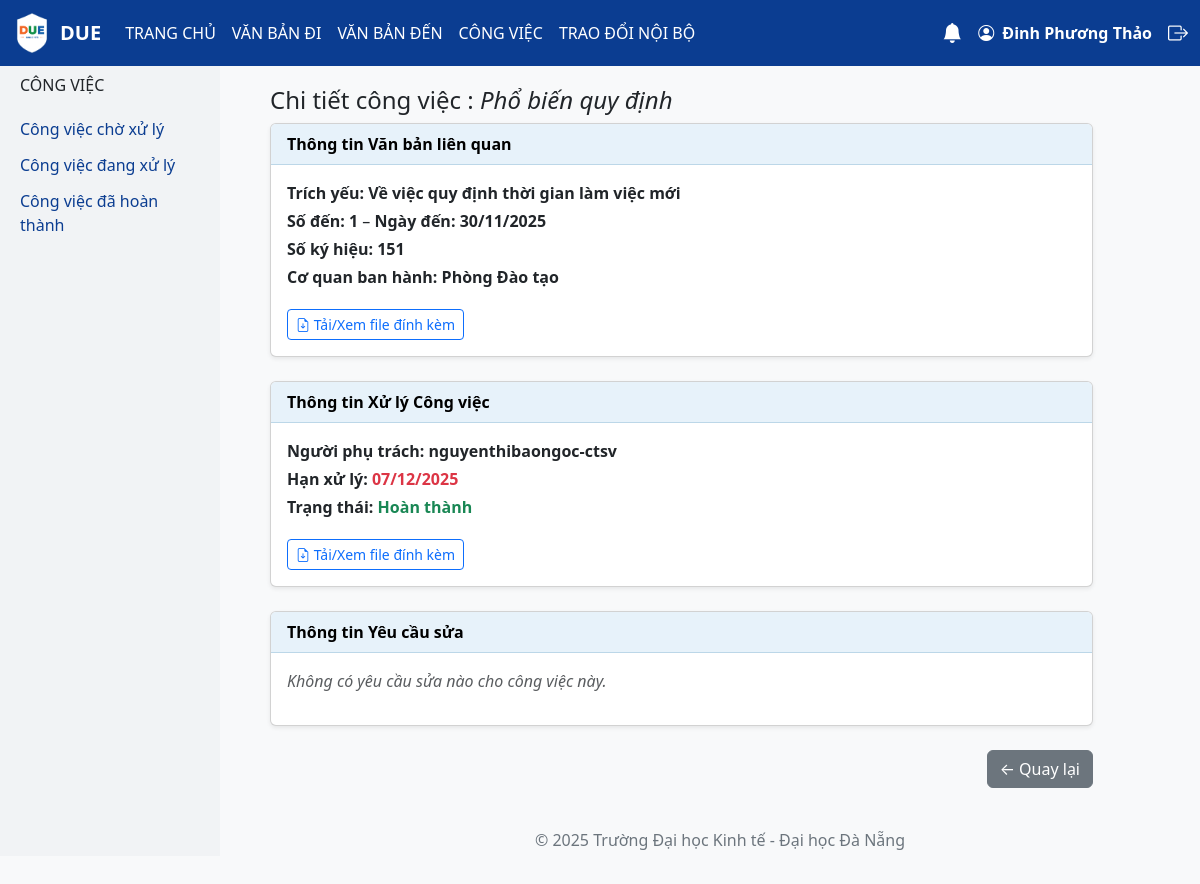
Screenshot of /cong_viec/1/ (signed in) with the database file from the repository.
### model_share/models.py (models this page shows, shortened)
class CongViec(models.Model):
    TRANG_THAI_CHOICES = [
        ("Chờ xử lý", "Chờ xử lý"),
        ("Đang xử lý", "Đang xử lý"),
        ("Yêu cầu sửa", "Yêu cầu sửa"),
        ("Chờ phê duyệt", "Chờ phê duyệt"),
        ("Hoàn thành", "Hoàn thành"),
    ]
    MaCV = models.AutoField(primary_key=True)
    TieuDe = models.CharField(max_length=255)
    MoTa = models.CharField(max_length=255, null=True, blank=True)
    NgayNhan = models.DateField()
    HanXuLy = models.DateField()
    TrangThai = models.CharField(max_length=100, choices=TRANG_THAI_CHOICES, default="Chờ xử lý")
    FileDinhKem = models.FileField(upload_to="cong_viec/", null=True, blank=True)
    NgayHoanThanh = models.DateTimeField(null=True, blank=True)
    MaVanBanDen = models.ForeignKey(VanBanDen, on_delete=models.CASCADE)
    NguoiXuLyChinh = models.ForeignKey(User, on_delete=models.CASCADE, null=True, blank=True)

class VanBanDen(models.Model):
    TRANG_THAI_CHOICES = [
        ("Đang xử lý", "Đang xử lý"),
        ("Chờ phê duyệt", "Chờ phê duyệt"),
        ("Chờ xử lý", "Chờ xử lý"),
    ]
    DO_KHAN_CHOICES = [
        ("Thường", "Thường"),
        ("Khẩn", "Khẩn"),
    ]
    DO_MAT_CHOICES = [
        ("Thường", "Thường"),
        ("Mật", "Mật"),
    ]
    MaVanBanDen = models.AutoField(primary_key=True)
    SoDen = models.IntegerField()
    NgayDen = models.DateField()
    SoKyHieu = models.CharField(max_length=255, unique=True)
    TrichYeu = models.CharField(max_length=255)
    CoQuanBanHanh = models.CharField(max_length=100)
    NguoiXuLyChinh = models.CharField(max_length=255, null=True, blank=True)
    NguoiXuLy = models.CharField(max_length=255, null=True, blank=True)
    user = models.ForeignKey(User, on_delete=models.CASCADE)
    HanXuLy = models.DateField(null=True, blank=True)
    LoaiVanBan = models.CharField(max_length=100)
    TrangThai = models.CharField(max_length=100, choices=TRANG_THAI_CHOICES, default="Chờ xử lý")
    DoKhan = models.CharField(max_length=50, choices=DO_KHAN_CHOICES, default="Thường")
    DoMat = models.CharField(max_length=50, choices=DO_MAT_CHOICES, default="Thường")
    NguoiKy = models.CharField(max_length=255)
    NguoiDuyet = models.CharField(max_length=255)
    NgayBanHanh = models.DateField(null=True, blank=True)
    FileDinhKem = models.FileField(upload_to='vanbanden/', null=True, blank=True)
    NguoiNhan = models.ForeignKey(
        User,
        on_delete=models.SET_NULL,
        null=True,
        blank=True,
        related_name="vanbanden_nhan"
    )
    van_ban_di_lien_quan = models.ForeignKey(
        'vanbandi.VanBanDi',
        on_delete=models.SET_NULL,
        null=True,
        blank=True
    )

### congviec/views.py (the view)
# urls.py: path('cong_viec/<int:ma_cv>/', views.cong_viec_detail, name='cong_viec_detail'),
@login_required(login_url='/accounts/login/')
def cong_viec_detail(request, ma_cv):
    cv = get_object_or_404(CongViec, MaCV=ma_cv)
    vanban = cv.MaVanBanDen
    yeu_cau_sua = YeuCauSua.objects.filter(CongViecLienQuan=cv)
    return render(request, 'congviec/cong_viec_detail.html', {
        'cv': cv,
        'vanban': vanban,
        'yeu_cau_sua': yeu_cau_sua,
    })

### congviec/context_processors.py (called while the page is built)
def notifications(request):
    if request.user.is_authenticated:
        unread_count = Notification.objects.filter(user=request.user, is_read=False).count()
        notifications = Notification.objects.filter(user=request.user).order_by('-created_at')[:5]
        return {'unread_count': unread_count, 'notifications': notifications}
    return {'unread_count': 0, 'notifications': []}

### congviec/templates/congviec/cong_viec_detail.html (shortened to what this page needs)
{% extends 'base.html' %}
{% block content %}
<div class="row">
    <div class="col-md-1 sidebar">
        <h6 class="text-uppercase mb-3">Công việc</h6>
        <a href="{% url 'cong_viec_cho_xu_ly' %}">Công việc chờ xử lý</a>
        <a href="{% url 'cong_viec_dang_xu_ly' %}">Công việc đang xử lý</a>
        <a href="{% url 'cong_viec_da_hoan_thanh' %}">Công việc đã hoàn thành</a>
    </div>
    <div class="col-md-11">
        <h4>Chi tiết công việc : <em>{{ cv.TieuDe }}</em></h4>
        <div class="card shadow-sm mb-4">
            <div class="card-header bg-custom-header text-dark fw-bold">
                Thông tin Văn bản liên quan
            </div>
            <div class="card-body">
                <p class="mb-1"><b>Trích yếu:</b> <span class="fw-semibold">{{ vanban.TrichYeu }}</span></p>
                <p class="mb-1"><b>Số đến:</b> <span class="fw-semibold">{{ vanban.SoDen }}</span> –
                <b>Ngày đến:</b> <span class="fw-semibold">{{ vanban.NgayDen|date:"d/m/Y" }}</span></p>
                <p class="mb-1"><b>Số ký hiệu:</b> <span class="fw-semibold">{{ vanban.SoKyHieu }}</span></p>
                <p class="mb-1"><b>Cơ quan ban hành:</b> <span class="fw-semibold">{{ vanban.CoQuanBanHanh }}</span></p>
                {% if vanban.FileDinhKem %}
                    <a href="{{ vanban.FileDinhKem.url }}" target="_blank" class="btn btn-outline-primary btn-sm mt-3">
                        <i class="bi bi-file-earmark-arrow-down"></i> Tải/Xem file đính kèm
                    </a>
                {% endif %}
            </div>
        </div>
        <div class="card shadow-sm mb-4">
            <div class="card-header bg-custom-header text-dark fw-bold">
                Thông tin Xử lý Công việc
            </div>
            <div class="card-body">
                <p class="mb-1"><b>Người phụ trách:</b> <span class="fw-semibold text-dark">{{ cv.NguoiXuLyChinh }}</span></p>
                <p class="mb-1"><b>Hạn xử lý:</b> <span class="fw-semibold text-danger">{{ cv.HanXuLy|date:"d/m/Y" }}</span></p>
                <p class="mb-1"><b>Trạng thái:</b> <span class="fw-semibold text-success">{{ cv.TrangThai }}</span></p>
                {% if cv.FileDinhKem %}
                    <a href="{{ cv.FileDinhKem.url }}" target="_blank" class="btn btn-outline-primary btn-sm mt-3">
                        <i class="bi bi-file-earmark-arrow-down"></i> Tải/Xem file đính kèm
                    </a>
                {% endif %}
            </div>
        </div>
        <div class="card shadow-sm mb-4">
            <div class="card-header bg-custom-header text-dark fw-bold">
                Thông tin Yêu cầu sửa
            </div>
            <div class="card-body">
                {% if yeu_cau_sua %}
                    {% for yc in yeu_cau_sua %}
                        <div class="border rounded p-3 mb-3 bg-light">
                            <h6 class="text-primary mb-2">{{ yc.TieuDe }}</h6>
                            <p class="mb-1"><b>Người yêu cầu:</b> {{ yc.NguoiYeuCau.username }}</p>
                            <p class="mb-1"><b>Ngày tạo:</b> {{ yc.NgayTao|date:"d/m/Y H:i" }}</p>
                            <p class="mb-2"><b>Nội dung:</b> {{ yc.NoiDung }}</p>
                            {% if yc.FileDinhKem %}
                                <a href="{{ yc.FileDinhKem.url }}" target="_blank" class="btn btn-outline-warning btn-sm">
                                    <i class="bi bi-file-earmark-arrow-down"></i> Xem file đính kèm
                                </a>
                            {% endif %}
                        </div>
                    {% endfor %}
                {% else %}
                    <p class="text-muted fst-italic">Không có yêu cầu sửa nào cho công việc này.</p>
                {% endif %}
            </div>
        </div>
        <div class="text-end mt-4">
            <a href="{% url 'cong_viec_cho_xu_ly' %}" class="btn btn-secondary">← Quay lại</a>
        </div>
    </div>
</div>
{% endblock %}

### templates/base.html (shortened to what this page needs)
<!DOCTYPE html>
<html lang="vi">
<head>
  <link href="https://cdn.jsdelivr.net/npm/bootstrap@5.3.0/dist/css/bootstrap.min.css" rel="stylesheet">
  <link href="https://cdn.jsdelivr.net/npm/bootstrap-icons@1.10.5/font/bootstrap-icons.css" rel="stylesheet">
</head>
{% load static %}
<body>
<nav class="navbar navbar-expand-lg navbar-dark fixed-top">
  <div class="container-fluid">
    <a class="navbar-brand fw-bold d-flex align-items-center" href="/">
      <img src="{% static 'images/logo.due.png' %}" height="40" class="me-2" alt="Logo DUE">
      DUE
    </a>
    <div class="collapse navbar-collapse" id="navMenu">
      <ul class="navbar-nav me-auto mb-2 mb-lg-0">
        <li class="nav-item"><a class="nav-link" href="/">TRANG CHỦ</a></li>
        <li class="nav-item"><a class="nav-link" href="{% url 'lap_du_thao' %}">VĂN BẢN ĐI</a></li>
        <li class="nav-item"><a class="nav-link" href="{% url 'vanban_cho_xuly' %}">VĂN BẢN ĐẾN</a></li>
        <li class="nav-item"><a class="nav-link" href="{% url 'cong_viec_cho_xu_ly' %}">CÔNG VIỆC</a></li>
        <li class="nav-item"><a class="nav-link" href="{% url 'soan_tin' %}">TRAO ĐỔI NỘI BỘ</a></li>
      </ul>
      <div class="d-flex align-items-center position-relative">
        {% if user.is_authenticated %}
        <div class="dropdown me-3">
          <a class="text-white position-relative" href="#" role="button" id="dropdownNotification" data-bs-toggle="dropdown" aria-expanded="false">
            <i class="bi bi-bell-fill fs-5"></i>
          </a>
        </div>
        <a href="{% url 'profile' %}" class="text-white me-3 fw-bold text-decoration-none">
          <i class="bi bi-person-circle me-1"></i> {{ user.first_name }} {{ user.last_name }}
        </a>
        <a href="/accounts/logout/" class="text-white">
          <i class="bi bi-box-arrow-right fs-5"></i>
        </a>
        {% else %}
        <a href="/accounts/login/" class="text-white me-2">
          <i class="bi bi-person-circle fs-5"></i>
        </a>
        {% endif %}
      </div>
    </div>
  </div>
</nav>
<div class="content">
  {% block content %}{% endblock %}
  <footer>
    <p>© 2025 Trường Đại học Kinh tế - Đại học Đà Nẵng</p>
  </footer>
</div>
</body>
</html>

### templates/base.html (style rules this page uses)
body { background: #f8f9fa; padding-top: 56px; }
.navbar { background-color: #0b3d91; }
.navbar .nav-link, .navbar-brand { color: white !important; }
:root { --soft-blue: #e7f2fa; --soft-blue-border: #bcd7e8; }
.card-header { background-color: var(--soft-blue) !important; color: #000 !important; border-bottom: 1px solid var(--soft-blue-border) !important; }
.sidebar { background: #f1f3f5; width: 220px; min-height: 100vh; position: fixed; top: 56px; left: 0; padding: 20px; overflow: auto; }
.sidebar a { color: #0b3d91; text-decoration: none; display: block; padding: 6px 0; }
.content { margin-left: 240px; padding: 30px; }
footer { text-align: center; color: #6c757d; margin-top: 40px; }

### rows the page displays
CongViec: TieuDe "Phổ biến quy định", NguoiXuLyChinh "nguyenthibaongoc-ctsv", HanXuLy "07/12/2025", TrangThai "Hoàn thành"
VanBanDen: TrichYeu "Về việc quy định thời gian làm việc mới", SoDen "1", NgayDen "30/11/2025", SoKyHieu "151", CoQuanBanHanh "Phòng Đào tạo"

### other values shown
{{ user.first_name }} "Đinh Phương"
{{ user.last_name }} "Thảo"
